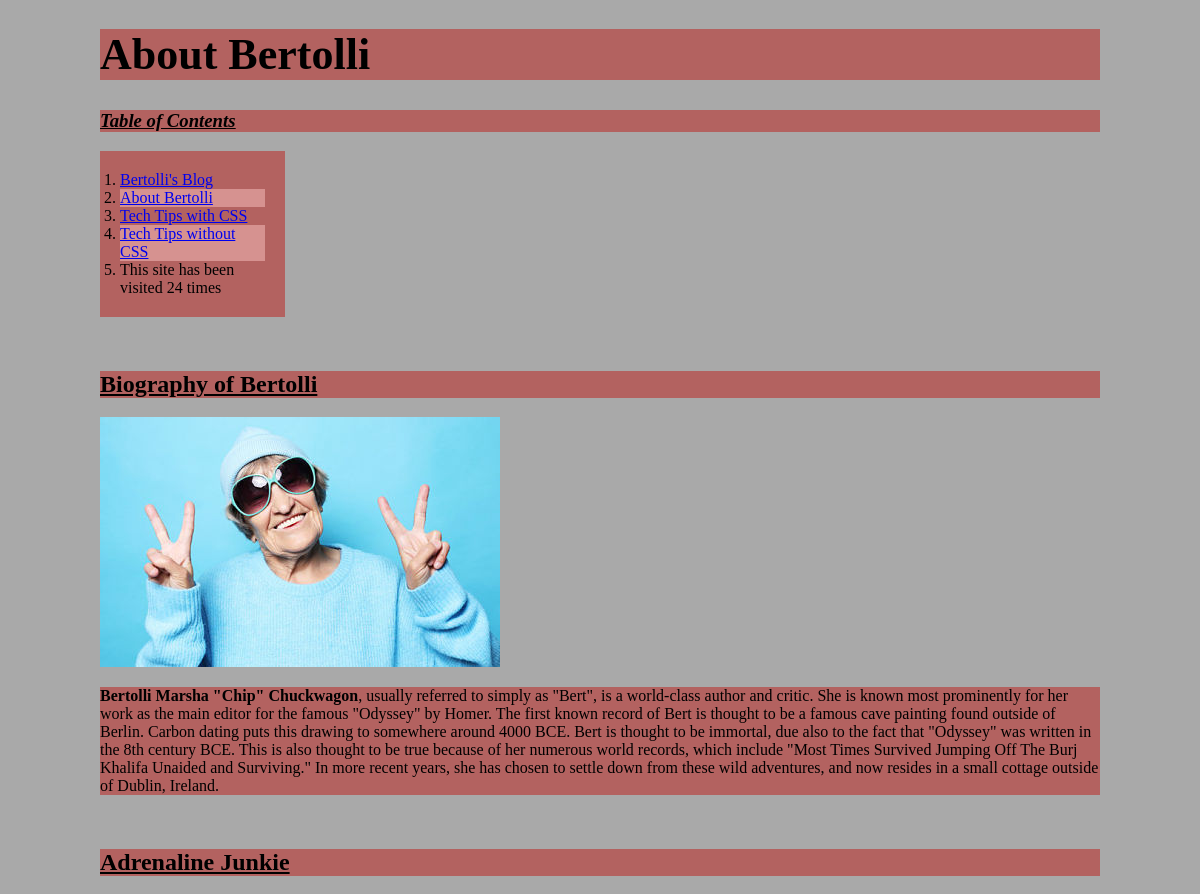
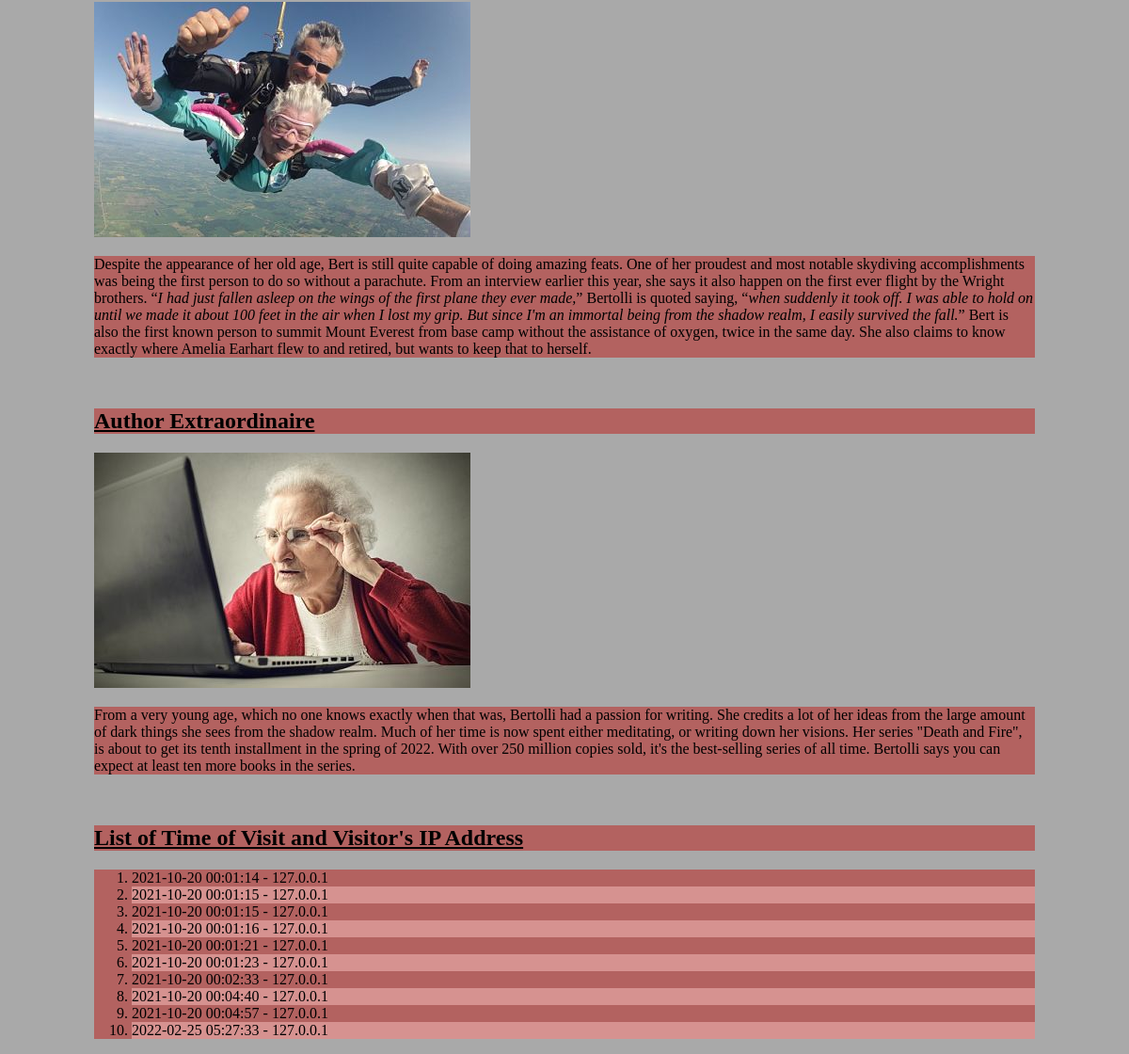
The app's page /blog/about/ with its own data (2 pictures, top to bottom).
### blog/models.py (models this page shows)
class VisitorLog(models.Model):
    when = models.CharField(max_length=128, default=0)
    who = models.CharField(max_length=128)

### blog/views.py (the view)
# urls.py: path('about/', views.about, name='about'),
def about(request):
    visitor = VisitorLog()
    dateString = datetime.now()
    dateString = dateString.strftime("%Y-%m-%d %H:%M:%S")
    visitor.when = dateString
    visitor.who = request.META['REMOTE_ADDR']
    visitor.save()
    visits = list(VisitorLog.objects.all())
    visitsLen = len(visits)
    if len(visits) > 10:
        visits = visits[-10:]
    context = {'visits': visits,
               'visitsLen': visitsLen}
    return render(request, 'blog/about.html', context)

### blog/templates/blog/about.html (shortened to what this page needs)
{% load static %}
<!DOCTYPE html>
<html lang="en">
<head>
    <link rel="stylesheet" href="{% static 'blog/style.css' %}">
</head>
<body>
    <h1 id="titleFont">About Bertolli</h1>
    <div>
    <h3 class="tableFont"><u>Table of Contents</u></h3>
    <ol id="tableOfContents">
        <li class="tableColor"><a href="{% url 'blog:index' %}">Bertolli's Blog</a></li>
        <li class="tableColor"><a href="{% url 'blog:about' %}">About Bertolli</a></li>
        <li class="tableColor"><a href="{% url 'blog:techWithCSS' %}">Tech Tips with CSS</a></li>
        <li class="tableColor"><a href="{% url 'blog:techWithoutCSS' %}">Tech Tips without CSS</a></li>
        <li class="tableColor">This site has been visited {{visitsLen}} time{{visits | pluralize}}</li>
    </ol>
    <br>
    </div>
    <div>
    <h2>Biography of Bertolli</h2>
    <img src="../../static/blog/images/BertolliPortrait.jpg"
         alt="Portrait of Bertolli Chuckwagon"
         title="Picture of Bertolli taken at her home in Dublin"/>
    <p><strong>Bertolli Marsha "Chip" Chuckwagon</strong>, usually referred to simply as "Bert", is a world-class
    author and critic. She is known most prominently for her work as the main editor for the famous "Odyssey" by Homer.
    The first known record of Bert is thought to be a famous cave painting found outside of Berlin. Carbon dating puts
    this drawing to somewhere around 4000 BCE. Bert is thought to be immortal, due also to the fact that "Odyssey" was
    written in the 8th century BCE. This is also thought to be true because of her numerous world records, which include
    "Most Times Survived Jumping Off The Burj Khalifa Unaided and Surviving." In more recent years, she has chosen to
    settle down from these wild adventures, and now resides in a small cottage outside of Dublin, Ireland.</p>
    <br>
    </div>
    <div>
    <h2>Adrenaline Junkie</h2>
    <img src="../../static/blog/images/BertolliSkydiving.jpg"
         alt="Bertolli skydiving at an old age"
         title="Bertolli on her 1000th skydive"/>
    <p>Despite the appearance of her old age, Bert is still quite capable of doing amazing feats. One of her proudest
    and most notable skydiving accomplishments was being the first person to do so without a parachute. From an
    interview earlier this year, she says it also happen on the first ever flight by the Wright brothers. <q><em>I had
    just fallen asleep on the wings of the first plane they ever made,</em></q> Bertolli is quoted saying, <q><em>when
    suddenly it took off. I was able to hold on until we made it about 100 feet in the air when I lost my grip. But
    since I'm an immortal being from the shadow realm, I easily survived the fall.</em></q> Bert is also the first
    known person to summit Mount Everest from base camp without the assistance of oxygen, twice in the same day. She
    also claims to know exactly where Amelia Earhart flew to and retired, but wants to keep that to herself.</p>
    <br>
    </div>
    <div>
    <h2>Author Extraordinaire</h2>
    <img src="../../static/blog/images/BertolliWriting.jpg"
         alt="Bertolli writing a book on her laptop"
         title="Bertolli working on the 10th book in her 'Death and Fire' series"/>
    <p>From a very young age, which no one knows exactly when that was, Bertolli had a passion for writing. She credits
    a lot of her ideas from the large amount of dark things she sees from the shadow realm. Much of her time is now
    spent either meditating, or writing down her visions. Her series "Death and Fire", is about to get its tenth
    installment in the spring of 2022. With over 250 million copies sold, it's the best-selling series of all time.
    Bertolli says you can expect at least ten more books in the series.</p>
    <br>
    </div>
    {% if visits %}
    <div>
    <h2>List of  Time of Visit and Visitor's IP Address</h2>
    <ol>
        {% for visitor in visits %}
            <li>{{visitor.when}} - {{visitor.who}}</li>
        {% endfor %}
    </ol>
    </div>
    {% endif %}
</body>
</html>

### blog/static/blog/style.css (style rules this page uses)
p { background-color: #b36260; }
body { background-color: darkgrey; margin-left: 100px; margin-right: 100px; font-family: Calibri, serif; }
#tableOfContents { background-color: #b36260; width: 145px; padding: 20px; }
li:nth-child(2n) { background-color: #d69290; }
h1 { background-color: #b36260; }
h2, h3 { background-color: #b36260; text-decoration: underline; }
#titleFont { font-size: 2.75em; }
.tableFont { font-style: italic; }
ol { background-color: #b36260; }

### records on screen
VisitorLog: when "2021-10-20 00:01:14", who "127.0.0.1"
VisitorLog: when "2021-10-20 00:01:15", who "127.0.0.1"
VisitorLog: when "2021-10-20 00:01:15", who "127.0.0.1"
VisitorLog: when "2021-10-20 00:01:16", who "127.0.0.1"
VisitorLog: when "2021-10-20 00:01:21", who "127.0.0.1"
VisitorLog: when "2021-10-20 00:01:23", who "127.0.0.1"
VisitorLog: when "2021-10-20 00:02:33", who "127.0.0.1"
VisitorLog: when "2021-10-20 00:04:40", who "127.0.0.1"
VisitorLog: when "2021-10-20 00:04:57", who "127.0.0.1"

### other values on screen
{{ visitsLen }} "24"
{{ visits | pluralize }} "s"
